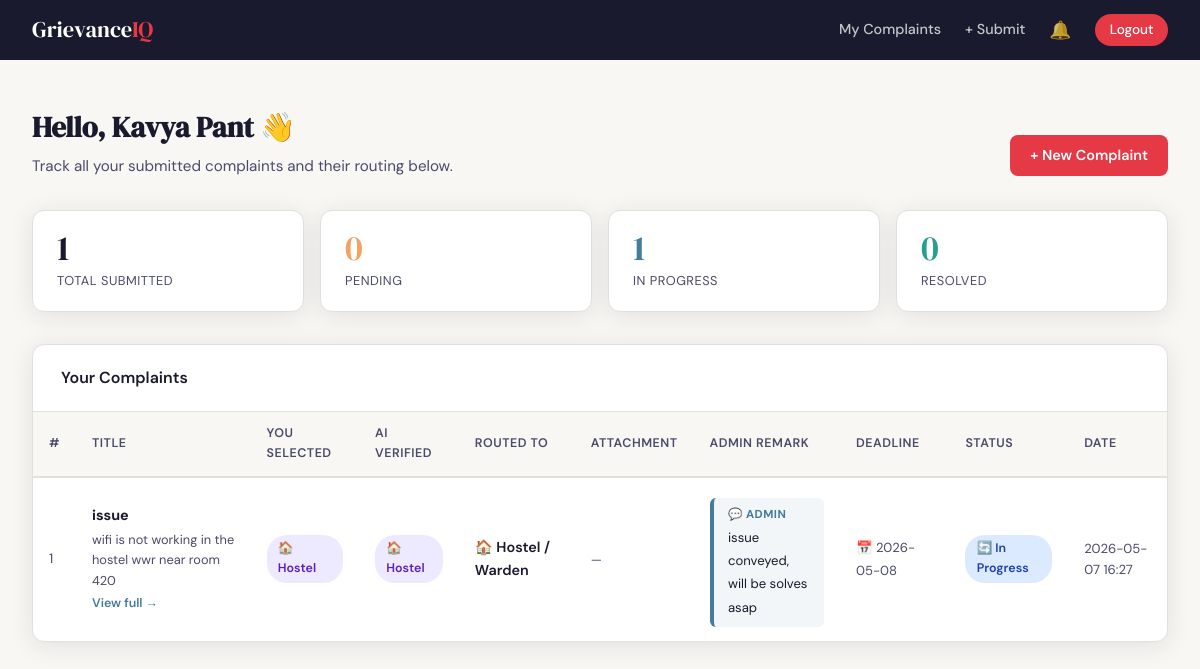
The app's page /dashboard (signed in), older data.
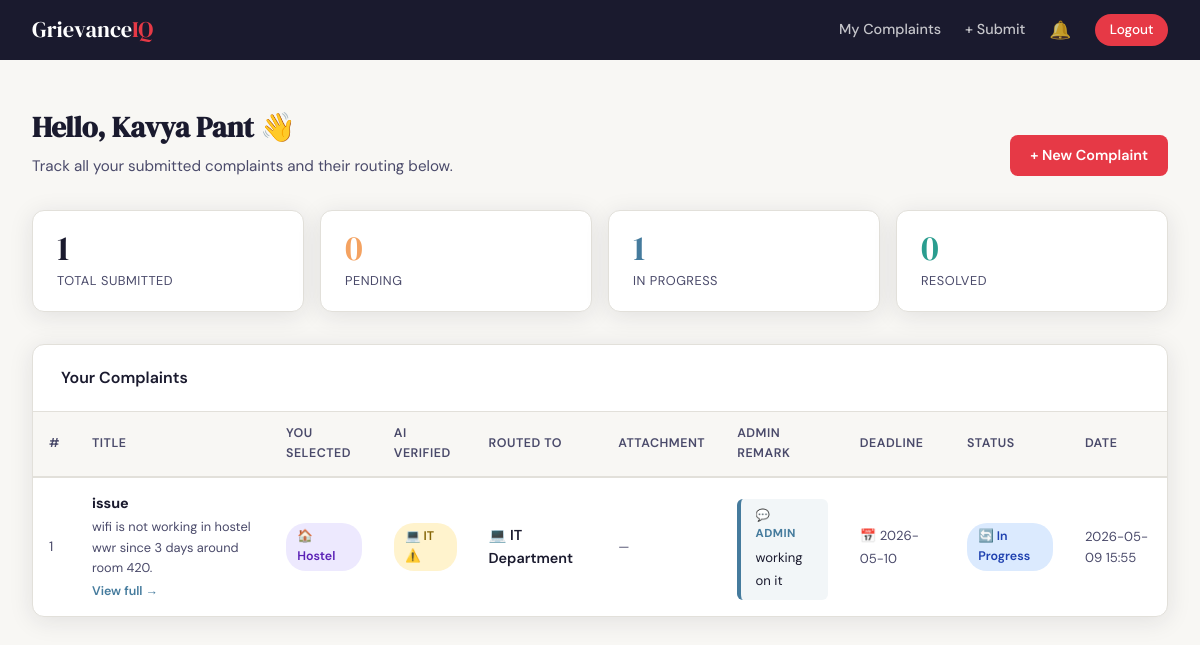
The same page, newer data.
### tables this page shows
CREATE TABLE complaints (
        id             INTEGER PRIMARY KEY AUTOINCREMENT,
        title          TEXT    NOT NULL,
        description    TEXT    NOT NULL,
        category       TEXT    NOT NULL,
        ai_category    TEXT    NOT NULL,
        ai_confidence  REAL    DEFAULT 0.0,
        ai_source      TEXT    DEFAULT 'keyword_fallback',
        routed_to      TEXT    NOT NULL,
        status         TEXT    NOT NULL DEFAULT 'Pending',
        attachment     TEXT    DEFAULT NULL,
        admin_remark   TEXT    DEFAULT NULL,
        resolve_by     TEXT    DEFAULT NULL,
        is_overdue     INTEGER DEFAULT 0,
        user_id        INTEGER NOT NULL,
        submitted_at   TEXT    NOT NULL,
        FOREIGN KEY(user_id) REFERENCES users(id)
    );

### app.py (the view)
@app.route('/dashboard')
def student_dashboard():
    if 'user_id' not in session or session['user_role'] != 'student':
        return redirect(url_for('login'))
    check_overdue_complaints()
    conn = get_db()
    complaints = conn.execute(
        'SELECT * FROM complaints WHERE user_id=? ORDER BY submitted_at DESC',
        (session['user_id'],)
    ).fetchall()
    conn.close()
    stats = {'Pending':0,'In Progress':0,'Resolved':0}
    for c in complaints:
        if c['status'] in stats:
            stats[c['status']] += 1
    return render_template('student_dashboard.html',
        complaints=complaints, stats=stats, departments=DEPARTMENTS)

### app.py (called while the page is built)
def get_db():
    conn = sqlite3.connect('grievance.db')
    conn.row_factory = sqlite3.Row
    return conn

def check_overdue_complaints():
    today = date.today().isoformat()
    conn  = get_db()
    conn.execute('''UPDATE complaints SET is_overdue=1
        WHERE resolve_by IS NOT NULL AND resolve_by < ?
          AND status != 'Resolved' AND is_overdue=0''', (today,))
    conn.commit()
    conn.close()

def get_unread_count(user_id):
    conn = get_db()
    row  = conn.execute(
        'SELECT COUNT(*) as cnt FROM notifications WHERE user_id=? AND is_read=0', (user_id,)
    ).fetchone()
    conn.close()
    return row['cnt'] if row else 0

@app.context_processor
def inject_globals():
    count = 0
    if session.get('user_id') and session.get('user_role') == 'student':
        count = get_unread_count(session['user_id'])
    return dict(unread_count=count, departments=DEPARTMENTS)

### templates/student_dashboard.html (shortened to what the changed rows need)
{% extends "base.html" %}
{% block content %}
<div class="page">
    <div style="display:flex; align-items:center; justify-content:space-between; margin-bottom:.25rem; flex-wrap:wrap; gap:1rem;">
        <div>
            <h1 class="page-title">Hello, {{ session.user_name }} 👋</h1>
        </div>
    </div>
    <div class="card">
        {% if complaints %}
        <div class="table-wrap">
            <table>
                <thead>
                    <tr>
                        <th>#</th>
                        <th>Title</th>
                        <th>You Selected</th>
                        <th>AI Verified</th>
                        <th>Routed To</th>
                        <th>Attachment</th>
                        <th>Admin Remark</th>
                        <th>Deadline</th>
                        <th>Status</th>
                        <th>Date</th>
                    </tr>
                </thead>
                <tbody>
                    {% for c in complaints %}
                    <tr {% if c.is_overdue %}class="row-overdue"{% endif %}>
                        <td style="color:var(--ink-soft); font-size:.85rem;">{{ c.id }}</td>
                        <td>
                            <a href="{{ url_for('complaint_detail', cid=c.id) }}"
                               style="font-weight:700; color:var(--ink); text-decoration:none;">
                                {{ c.title }}
                            </a>
                            <div style="font-size:.8rem; color:var(--ink-soft); margin-top:.15rem;">
                                {{ c.description[:80] }}{% if c.description|length > 80 %}…{% endif %}
                            </div>
                            <a href="{{ url_for('complaint_detail', cid=c.id) }}"
                               style="font-size:.78rem; color:var(--accent2); font-weight:600; text-decoration:none;">
                                View full →
                            </a>
                        </td>
                        <td>
                            <span class="badge badge-{{ c.category | lower }}">
                                {% if c.category in departments %}{{ departments[c.category].icon }}{% endif %}
                                {{ c.category }}
                            </span>
                        </td>
                        <td>
                            <span class="badge badge-{{ c.ai_category | lower }}
                                {% if c.category != c.ai_category and c.category != 'Other' %} badge-mismatch{% endif %}">
                                {% if c.ai_category in departments %}{{ departments[c.ai_category].icon }}{% endif %}
                                {{ c.ai_category }}
                                {% if c.category != c.ai_category and c.category != 'Other' %}⚠️{% endif %}
                            </span>
                        </td>
                        <td>
                            {% if c.routed_to in departments %}
                                <span style="font-weight:600;">
                                    {{ departments[c.routed_to].icon }}
                                    {{ departments[c.routed_to].label }}
                                </span>
                            {% else %}
                                {{ c.routed_to }}
                            {% endif %}
                        </td>
                        <td>
                            {% if c.attachment %}
                                <a href="{{ url_for('uploaded_file', filename=c.attachment) }}"
                                   target="_blank"
                                   style="font-size:.82rem; color:var(--accent2); font-weight:600; text-decoration:none;">
                                    📎 View file
                                </a>
                            {% else %}
                                <span style="font-size:.8rem; color:var(--ink-soft);">—</span>
                            {% endif %}
                        </td>
                        <td style="max-width:180px;">
                            {% if c.admin_remark %}
                                <div class="admin-remark-box">
                                    <span class="remark-label">💬 Admin</span>
                                    <span style="font-size:.82rem;">{{ c.admin_remark }}</span>
                                </div>
                            {% else %}
                                <span style="font-size:.8rem; color:var(--ink-soft);">—</span>
                            {% endif %}
                        </td>
                        <td>
                            {% if c.resolve_by %}
                                <span class="deadline-info {% if c.is_overdue %}overdue-date{% endif %}">
                                    📅 {{ c.resolve_by }}
                                </span>
                            {% else %}
                                <span style="font-size:.8rem; color:var(--ink-soft);">—</span>
                            {% endif %}
                        </td>
                        <td>
                            {% if c.status == 'Pending' %}
                                <span class="badge badge-pending">⏳ Pending</span>
                            {% elif c.status == 'In Progress' %}
                                <span class="badge badge-progress">🔄 In Progress</span>
                            {% else %}
                                <span class="badge badge-resolved">✅ Resolved</span>
                            {% endif %}
                        </td>
                        <td style="font-size:.82rem; color:var(--ink-soft);">{{ c.submitted_at }}</td>
                    </tr>
                    {% endfor %}
                </tbody>
            </table>
        </div>
        {% else %}
        <div class="empty-state">
            <div class="icon">📭</div>
            <p>No complaints yet. Submit your first one!</p>
            <a href="{{ url_for('submit_complaint') }}" class="btn btn-accent" style="margin-top:1rem;">Submit a Complaint</a>
        </div>
        {% endif %}
    </div>
</div>
{% endblock %}

Row changes from the older to the newer data that the page shows:
changed complaints "issue": description "wifi is not working in the hostel wwr near room 420" → "wifi is not working in hostel wwr since 3 days around room 420."; ai_category "🏠" → "💻"; ai_category "Hostel" → "IT"; routed_to "🏠" → "💻"; routed_to "Hostel / Warden" → "IT Department"; admin_remark "issue conveyed, will be solves asap" → "working on it"; resolve_by "2026-05-08" → "2026-05-10"; submitted_at "2026-05-07 16:27" → "2026-05-09 15:55"; now shows "⚠️"
